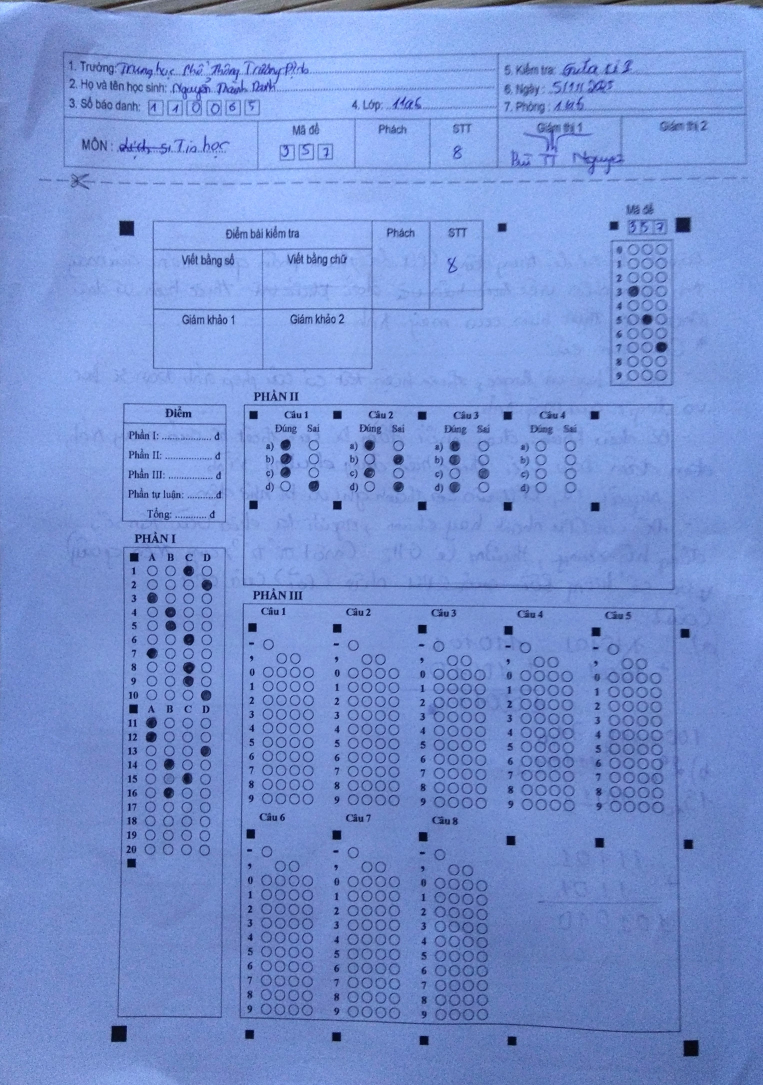
#> input picture test/11/FS_20261113_192041.jpg, 3050 x 4340 px (shown at 1/4 size)
$ python calibrate_layout.py ../../test/11/FS_20261113_192041.jpg
#> lines starting #> are read from the running program, lines starting #| are printed output that depends on the picture; after the words box and inside, x2 and y2 are one past the last pixel; in counts of white or black regions, pixels touching at a corner belong together
#!/usr/bin/env python3
"""
OMR sheet layout calibration tool.
Mirrors the detection pipeline implemented in the Android app (OpenCV):
  1. Find 4 corner fiducial squares (Otsu + contour + solidity/fill/aspect filters)
  2. Warp perspective to the fiducial quad
  3. Detect all printed bubbles (adaptive threshold + circular contour filter)
  4. Cluster bubbles into blocks, estimate rows/cols/origin/pitch per block
  5. (For "tc*" filled sheets) measure fill scores to validate thresholds

Usage:  python3 calibrate_layout.py <image1.png> [image2.png ...]
Output: human-readable block report + normalized coords (JSON) per image.
"""
import cv2
import numpy as np
import json
import math
import sys
import os
from collections import defaultdict


# ---------------------------------------------------------------- fiducials
def remove_long_lines(bin_, W):
    """Detach fiducials that touch the page border / table lines."""
    L = max(60, int(W * 0.06))
    hk = cv2.getStructuringElement(cv2.MORPH_RECT, (L, 1))
    vk = cv2.getStructuringElement(cv2.MORPH_RECT, (1, L))
    hlines = cv2.morphologyEx(bin_, cv2.MORPH_OPEN, hk)
    vlines = cv2.morphologyEx(bin_, cv2.MORPH_OPEN, vk)
    lines = cv2.bitwise_or(hlines, vlines)
    return cv2.bitwise_and(bin_, cv2.bitwise_not(lines))


def find_fiducials(gray):
    blur = cv2.GaussianBlur(gray, (3, 3), 0)
    # Otsu can drift high on gray-background scans -> cap it: fiducials are near-black
    otsu, _ = cv2.threshold(blur, 0, 255, cv2.THRESH_BINARY_INV + cv2.THRESH_OTSU)
    t = min(otsu, 130.0)
    _, bin_ = cv2.threshold(blur, t, 255, cv2.THRESH_BINARY_INV)
    bin_ = cv2.morphologyEx(bin_, cv2.MORPH_OPEN, np.ones((3, 3), np.uint8))
    bin_ = remove_long_lines(bin_, gray.shape[1])
    cnts, _ = cv2.findContours(bin_, cv2.RETR_EXTERNAL, cv2.CHAIN_APPROX_SIMPLE)
    H, W = gray.shape
    min_a, max_a = 0.00008 * W * H, 0.02 * W * H
    out = []
    for c in cnts:
        a = cv2.contourArea(c)
        if a < min_a or a > max_a:
            continue
        x, y, w, h = cv2.boundingRect(c)
        ar = w / max(h, 1)
        if not (0.7 < ar < 1.4):
            continue
        hull = cv2.convexHull(c)
        sol = a / max(cv2.contourArea(hull), 1)
        fill = a / (w * h)
        if sol > 0.95 and fill > 0.8:
            M = cv2.moments(c)
            out.append((M["m10"] / M["m00"], M["m01"] / M["m00"], w, h))
    return out


def assemble_quad(pts):
    """Return [TL, TR, BR, BL] from candidate centers, or None."""
    if len(pts) < 4:
        return None
    tl = min(pts, key=lambda p: p[0] + p[1])
    br = max(pts, key=lambda p: p[0] + p[1])
    tr = max(pts, key=lambda p: p[0] - p[1])
    bl = min(pts, key=lambda p: p[0] - p[1])
    ids = {id(tl), id(tr), id(br), id(bl)}
    if len(ids) < 4:
        return None
    return [tl[:2], tr[:2], br[:2], bl[:2]]


def warp_sheet(gray, quad, out_w=1400):
    tl, tr, br, bl = quad
    d = lambda p, q: math.hypot(p[0] - q[0], p[1] - q[1])
    w_top, w_bot = d(tl, tr), d(bl, br)
    h_l, h_r = d(tl, bl), d(tr, br)
    W = (w_top + w_bot) / 2
    Hh = (h_l + h_r) / 2
    out_h = round(out_w * Hh / W)
    src = np.float32(quad)
    dst = np.float32([[0, 0], [out_w - 1, 0], [out_w - 1, out_h - 1], [0, out_h - 1]])
    M = cv2.getPerspectiveTransform(src, dst)
    warped = cv2.warpPerspective(gray, M, (out_w, out_h), flags=cv2.INTER_CUBIC)
    return warped, out_h / out_w


# ---------------------------------------------------------------- bubbles
def detect_circles(gray):
    H, W = gray.shape
    bin_ = cv2.adaptiveThreshold(
        gray, 255, cv2.ADAPTIVE_THRESH_MEAN_C, cv2.THRESH_BINARY_INV, 31, 7
    )
    cnts, _ = cv2.findContours(bin_, cv2.RETR_LIST, cv2.CHAIN_APPROX_SIMPLE)
    r_min, r_max = W / 140.0, W / 30.0  # g12 P1 bubbles are small (d ~ W/64)
    out = []
    for c in cnts:
        a = cv2.contourArea(c)
        if a < math.pi * r_min * r_min or a > math.pi * r_max * r_max:
            continue
        p = cv2.arcLength(c, True)
        circ = 4 * math.pi * a / max(p * p, 1)
        if circ < 0.72:  # sample-12 bubbles are tall ellipses (circ ~0.79)
            continue
        x, y, w, h = cv2.boundingRect(c)
        if not (0.60 < w / max(h, 1) < 1.45):
            continue
        # solid squares (decorative markers) have fill ~1.0; circles/ellipses ~0.785
        if a / (w * h) > 0.88:
            continue
        M = cv2.moments(c)
        out.append((M["m10"] / M["m00"], M["m01"] / M["m00"], (w + h) / 4))
    return out


def cluster_blocks(circles, eps):
    n = len(circles)
    parent = list(range(n))

    def find(i):
        while parent[i] != i:
            parent[i] = parent[parent[i]]
            i = parent[i]
        return i

    pts = np.array([(c[0], c[1]) for c in circles])
    # grid bucket to keep it fast
    cell = eps
    buckets = defaultdict(list)
    for i, p in enumerate(pts):
        buckets[(int(p[0] // cell), int(p[1] // cell))].append(i)
    for i, p in enumerate(pts):
        bx, by = int(p[0] // cell), int(p[1] // cell)
        for dx in (-1, 0, 1):
            for dy in (-1, 0, 1):
                for j in buckets.get((bx + dx, by + dy), ()):
                    if j <= i:
                        continue
                    q = pts[j]
                    if (p[0] - q[0]) ** 2 + (p[1] - q[1]) ** 2 <= eps * eps:
                        ri, rj = find(i), find(j)
                        if ri != rj:
                            parent[ri] = rj
    groups = defaultdict(list)
    for i in range(n):
        groups[find(i)].append(circles[i])
    return list(groups.values())


def split_1d(vals, gap):
    vals = sorted(vals)
    groups = [[vals[0]]]
    for v in vals[1:]:
        if v - groups[-1][-1] > gap:
            groups.append([v])
        else:
            groups[-1].append(v)
    return [sum(g) / len(g) for g in groups]


def block_info(block):
    rs = [c[2] for c in block]
    med_r = sorted(rs)[len(rs) // 2]
    cols = split_1d([c[0] for c in block], med_r * 1.5)
    rows = split_1d([c[1] for c in block], med_r * 1.5)
    px = np.median(np.diff(cols)) if len(cols) > 1 else 0.0
    py = np.median(np.diff(rows)) if len(rows) > 1 else 0.0
    return {
        "rows": len(rows),
        "cols": len(cols),
        "origin": (cols[0], rows[0]),
        "pitch": (float(px), float(py)),
        "r_med": med_r,
        "bbox": (min(c[0] for c in block), min(c[1] for c in block),
                 max(c[0] for c in block), max(c[1] for c in block)),
    }


# ---------------------------------------------------------------- fill scores
def fill_score(gray, cx, cy, r):
    """(ring - inner) / ring  — darkness of bubble interior vs paper around it."""
    r = max(r, 3.0)
    x0, x1 = int(cx - 2 * r), int(cx + 2 * r)
    y0, y1 = int(cy - 2 * r), int(cy + 2 * r)
    if x0 < 0 or y0 < 0 or x1 >= gray.shape[1] or y1 >= gray.shape[0]:
        return 0.0
    roi = gray[y0:y1, x0:x1].astype(np.float32)
    yy, xx = np.mgrid[y0:y1, x0:x1]
    d = np.hypot(xx - cx, yy - cy)
    inner = roi[d <= r * 0.55]
    ring = roi[(d >= r * 1.15) & (d <= r * 1.45)]
    if inner.size == 0 or ring.size == 0:
        return 0.0
    im, rm = inner.mean(), ring.mean()
    return max(0.0, (rm - im) / max(rm, 1.0))


# ---------------------------------------------------------------- main
def analyze(path):
#> called with path = '../../test/11/FS_20261113_192041.jpg'
    img = cv2.imread(path)
#> img is the input picture: shape (4340, 3050, 3); mean B, G, R 210.9, 146, 119
    if img is None:
        print(f"[!] cannot read {path}")
        return
    gray0 = cv2.cvtColor(img, cv2.COLOR_BGR2GRAY)
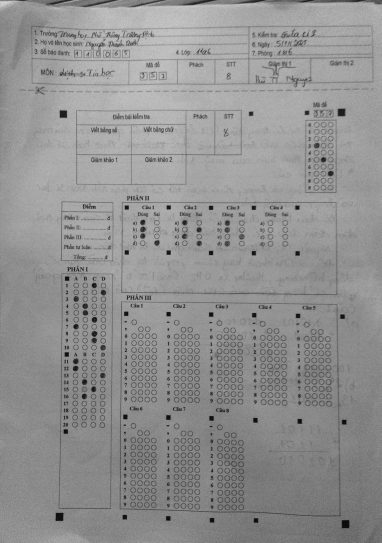
#> gray0: shape (4340, 3050) (shown at 1/8 size); min 3, max 225, mean 145.4
    H0, W0 = gray0.shape
    fids = find_fiducials(gray0)
#> in find_fiducials, `otsu, _ = cv2.threshold(blur, 0, 255, cv2.THRESH_BINARY_INV + cv2.THRE..`: otsu = 142
#> in find_fiducials, `t = min(otsu, 130.0)`: t = 130
#> in remove_long_lines, `return cv2.bitwise_and(bin_, cv2.bitwise_not(lines))`:
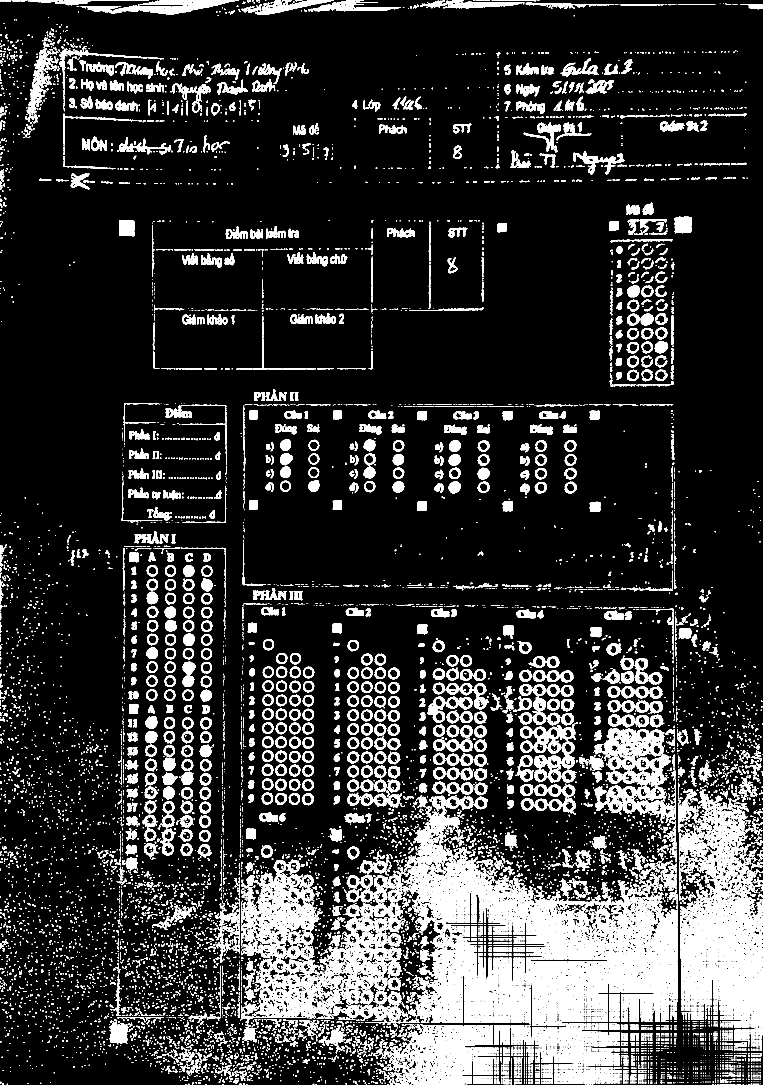
#> returned value: shape (4340, 3050) (shown at 1/4 size); 15.1% white; 16209 white regions (9154 under 20 px)
#> in find_fiducials, `cnts, _ = cv2.findContours(bin_, cv2.RETR_EXTERNAL, cv2.CHAIN_APPROX_S..`: cnts = 16016 contours, 11369 with area under 20; largest, box (x1, y1, x2, y2) and area: (1913, 3470, 2711, 3972) 136871, (964, 3438, 1336, 4076) 113530, (2721, 3159, 3050, 3896) 107782, (1608, 3183, 1912, 3725) 67006, (1289, 3669, 1607, 4033) 58168
#> the loop in find_fiducials, `for c in cnts:` made 16016 passes
#> (c, a) on passes 1 to 3: ([[3041, 4338]], 0), ([[3039, 4338]], 0), ([[3034, 4338], [3034, 4339], [3035, 4339], [3035, 4338]], 1)
#> after the loop in find_fiducials, `for c in cnts:`: out = 15 items, first 6: (3026.8, 3970.2, 45, 42), (2913.3, 3782.3, 47, 56), (2850.6, 3776.5, 36, 44), (1002.6, 3335, 38, 43), (533.7, 2835.2, 37, 40), (1348.4, 2513, 37, 39)
#> fids has the same summary as out in find_fiducials
    print(f"\n================ {os.path.basename(path)}  ({W0}x{H0}) ================")
#| ================ FS_20261113_192041.jpg  (3050x4340) ================
    print(f"fiducial candidates: {len(fids)} -> {[(round(x),round(y)) for x,y,w,h in fids]}")
#> (printed output is left out)
    quad = assemble_quad(fids)
#> in assemble_quad, `tl = min(pts, key=lambda p: p[0] + p[1])`: tl = (506.6, 912.6, 62, 63)
#> in assemble_quad, `br = max(pts, key=lambda p: p[0] + p[1])`: br = (3026.8, 3970.2, 45, 42)
#> in assemble_quad, `tr = max(pts, key=lambda p: p[0] - p[1])`: tr = (2008.4, 909.7, 38, 37)
#> in assemble_quad, `bl = min(pts, key=lambda p: p[0] - p[1])`: bl = (1002.6, 3335, 38, 43)
#> in assemble_quad, `ids = {id(tl), id(tr), id(br), id(bl)}`: ids = 4 items
#> quad = [(506.6, 912.6), (2008.4, 909.7), (3026.8, 3970.2), (1002.6, 3335)]
    if quad is None:
        print("[!] quad not found")
        return
    d = lambda p, q: math.hypot(p[0] - q[0], p[1] - q[1])
    tilt = math.degrees(math.atan2(quad[1][1] - quad[0][1], quad[1][0] - quad[0][0]))
#> tilt = -0.11
    print(f"quad TL{tuple(round(v) for v in quad[0])} TR{tuple(round(v) for v in quad[1])} "
          f"BR{tuple(round(v) for v in quad[2])} BL{tuple(round(v) for v in quad[3])}  tilt={tilt:.2f}deg")
#| quad TL(507, 913) TR(2008, 910) BR(3027, 3970) BL(1003, 3335)  tilt=-0.11deg

    warped, aspect = warp_sheet(gray0, quad)
#> in warp_sheet, `tl, tr, br, bl = quad`: tl = (506.6, 912.6); tr = (2008.4, 909.7); br = (3026.8, 3970.2); bl = (1002.6, 3335)
#> in warp_sheet, `w_top, w_bot = d(tl, tr), d(bl, br)`: w_top = 1501.8; w_bot = 2121.6
#> in warp_sheet, `h_l, h_r = d(tl, bl), d(tr, br)`: h_l = 2472.6; h_r = 3225.5
#> in warp_sheet, `W = (w_top + w_bot) / 2`: W = 1811.7
#> in warp_sheet, `Hh = (h_l + h_r) / 2`: Hh = 2849.1
#> in warp_sheet, `out_h = round(out_w * Hh / W)`: out_h = 2202
#> in warp_sheet, `src = np.float32(quad)`: src = [[506.6, 912.6], [2008.4, 909.7], [3026.8, 3970.2], [1002.6, 3335]]
#> in warp_sheet, `dst = np.float32([[0, 0], [out_w - 1, 0], [out_w - 1, out_h - 1], [0, ..`: dst = [[0, 0], [1399, 0], [1399, 2201], [0, 2201]]
#> in warp_sheet, `M = cv2.getPerspectiveTransform(src, dst)`: M = [[1.28, -0.263, -410.2], [0.0024, 1.25, -1140.4], [0.000159, 6.45e-05, 1]]
#> in warp_sheet, `warped = cv2.warpPerspective(gray, M, (out_w, out_h), flags=cv2.INTER_..`:
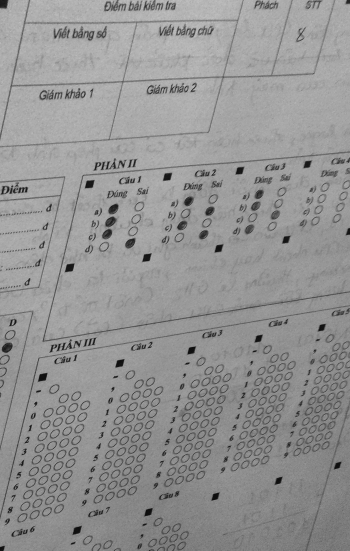
#> warped: shape (2202, 1400) (shown at 1/4 size); min 3, max 201, mean 147.8
#> aspect = 1.57
    WH, WW = warped.shape
    print(f"warped: {WW}x{WH}  aspect(h/w)={aspect:.4f}")
#| warped: 1400x2202  aspect(h/w)=1.5729

    circles = detect_circles(warped)
#> in detect_circles, `bin_ = cv2.adaptiveThreshold( gray, 255, cv2.ADAPTIVE_THRESH_MEAN_C, c..`:
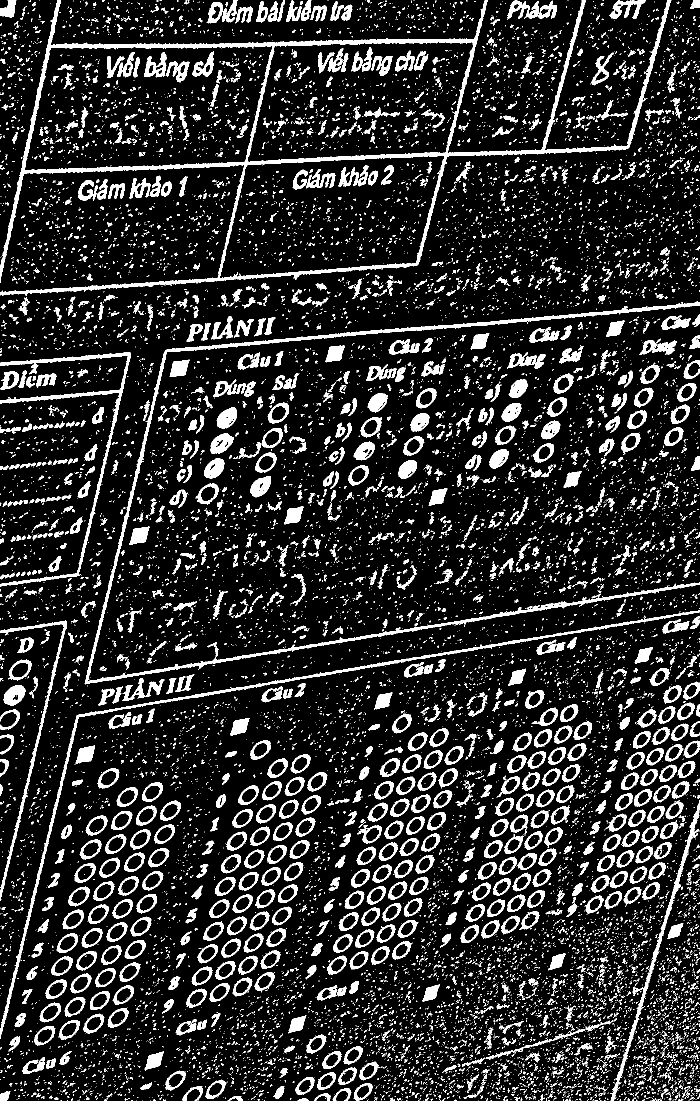
#> bin_: shape (2202, 1400) (shown at 1/2 size); 14.6% white; 16050 white regions (14048 under 20 px)
#> in detect_circles, `cnts, _ = cv2.findContours(bin_, cv2.RETR_LIST, cv2.CHAIN_APPROX_SIMPLE)`: cnts = 17249 contours, 15608 with area under 20; largest, box (x1, y1, x2, y2) and area: (0, 0, 1343, 592) 309347, (48, 90, 546, 342) 104866, (494, 83, 949, 325) 89160, (438, 310, 890, 557) 85856, (169, 602, 1400, 1369) 14524
#> the loop in detect_circles, `for c in cnts:` made 17249 passes
#> (c, a) on passes 1 to 3: ([[1301, 2201], [1302, 2201]], 0), ([[1163, 2201]], 0), ([[1151, 2201]], 0)
#> after the loop in detect_circles, `for c in cnts:`: out = 258 items, first 6: (725.6, 2182.8, 13.75), (430.5, 2178.4, 14.75), (736.4, 2142.3, 13.5), (705.8, 2110.2, 13.5), (632.2, 2087.5, 13.75), (137.9, 2058.7, 16)
#> circles has the same summary as out in detect_circles
    print(f"circles detected: {len(circles)}  (r median={sorted(c[2] for c in circles)[len(circles)//2]:.1f}px)")
#| circles detected: 258  (r median=15.5px)
    r_med = sorted(c[2] for c in circles)[len(circles) // 2]
#> r_med = 15.5
    blocks = cluster_blocks(circles, r_med * 3.2)
#> in cluster_blocks, `n = len(circles)`: n = 258
#> in cluster_blocks, `pts = np.array([(c[0], c[1]) for c in circles])`: pts = 258 pairs, first value 28.47 to 1382.8, second value 377.6 to 2182.8
#> the loop in cluster_blocks, `for i, p in enumerate(pts):` made 258 passes
#> p on passes 1 to 3: [725.6, 2182.8], [430.5, 2178.4], [736.4, 2142.3]
#> the loop in cluster_blocks, `for i, p in enumerate(pts):` made 258 passes
#> (p, bx, by) on passes 1 to 3: ([725.6, 2182.8], 14, 44), ([430.5, 2178.4], 8, 43), ([736.4, 2142.3], 14, 43)
#> after the loop in cluster_blocks, `for i, p in enumerate(pts):`: parent = 258 values, max 257 at index 257, min 1 at index 1, mean 141.4
#> blocks = 42 items
    blocks = [b for b in blocks if len(b) >= 6]
#> blocks = 7 items

    infos = []
    for b in blocks:
        info = block_info(b)
        info["count"] = len(b)
        infos.append(info)
#> this loop made 7 passes
#> (med_r in block_info, cols in block_info, px in block_info, py in block_info) on passes 1, 2, 3, 6: (16.25, [205.5], 0, 46.62), (16, [270.5], 0, 45.7), (16.25, [153.6], 0, 46.65), (13.5, [997.9, 1059.3, 1125.6], 63.83, 42.75)
#> after the loop, infos = 7 items
    # sort top-to-bottom, left-to-right by bbox
    infos.sort(key=lambda i: (round(i["bbox"][1] / (r_med * 4)), i["bbox"][0]))

    report = []
    for i, info in enumerate(infos):
        ox, oy = info["origin"]
        px, py = info["pitch"]
        rep = {
            "idx": i,
            "rows": info["rows"],
            "cols": info["cols"],
            "origin_nx": round(ox / WW, 5),
            "origin_ny": round(oy / WH, 5),
            "pitch_nx": round(px / WW, 5),
            "pitch_ny": round(py / WH, 5),
            "r_n": round(info["r_med"] / WW, 5),
            "count": info["count"],
            "bbox_n": [round(v / WW, 4) if k % 2 == 0 else round(v / WH, 4)
                       for k, v in enumerate(info["bbox"])],
        }
        report.append(rep)
        print(f"  blk{i:02d} rows={info['rows']:2d} cols={info['cols']:2d} "
              f"origin=({ox:6.1f},{oy:6.1f}) pitch=({px:5.1f},{py:5.1f}) r={info['r_med']:4.1f} n={info['count']}")
#> this loop made 7 passes
#> (ox, oy, px, py) on passes 1 to 7: (792.8, 1446.8, 0, 217.7), (997.9, 1398.3, 63.83, 42.75), (523.7, 1531.6, 0, 215.6), (1278.5, 1520.3, 0, 37.49), (205.5, 1593.6, 0, 46.62), (270.5, 1583.9, 0, 45.7), (153.6, 1650.5, 0, 46.65)
#> (printed output is left out)
#> after the loop, report = 7 items

    # fill analysis (interesting for tc* sheets)
    scored = [(c, fill_score(warped, c[0], c[1], c[2])) for c in circles]
#> in fill_score (call 8), `r = max(r, 3.0)`: r = 16.25
#> in fill_score (call 8), `x0, x1 = int(cx - 2 * r), int(cx + 2 * r)`: x0 = 67; x1 = 132
#> in fill_score (call 8), `y0, y1 = int(cy - 2 * r), int(cy + 2 * r)`: y0 = 1992; y1 = 2057
#> in fill_score (call 8), `yy, xx = np.mgrid[y0:y1, x0:x1]`:
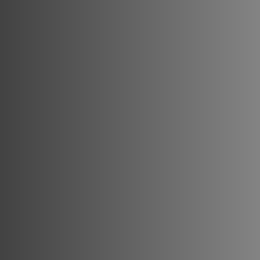
#> xx: shape (65, 65) int64 (shown 4 times larger); min 67, max 131, mean 99
#> in fill_score (call 8), `inner = roi[d <= r * 0.55]`: inner = 251 values, max 154 at index 3, min 132 at index 161, mean 142.7
#> in fill_score (call 8), `ring = roi[(d >= r * 1.15) & (d <= r * 1.45)]`: ring = 649 values, max 160 at index 224, min 47 at index 491, mean 127.6
#> in fill_score (call 8), `im, rm = inner.mean(), ring.mean()`: im = 142.7; rm = 127.6
#> in fill_score (call 11), `r = max(r, 3.0)`: r = 19.5
#> in fill_score (call 11), `x0, x1 = int(cx - 2 * r), int(cx + 2 * r)`: x0 = 160; x1 = 238
#> in fill_score (call 11), `y0, y1 = int(cy - 2 * r), int(cy + 2 * r)`: y0 = 1961; y1 = 2039
#> in fill_score (call 11), `yy, xx = np.mgrid[y0:y1, x0:x1]`:
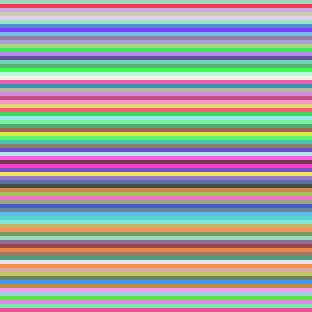
#> yy: shape (78, 78) int64 (shown 4 times larger); 78 distinct labels, from 1961 to 2038; one colour per label, 0 black
#> in fill_score (call 11), `inner = roi[d <= r * 0.55]`: inner = 362 values, max 166 at index 52, min 125 at index 264, mean 142.7
#> in fill_score (call 11), `ring = roi[(d >= r * 1.15) & (d <= r * 1.45)]`: ring = 926 values, max 166 at index 49, min 73 at index 923, mean 140.2
#> in fill_score (call 11), `im, rm = inner.mean(), ring.mean()`: im = 142.7; rm = 140.2
#> in fill_score (call 12), `r = max(r, 3.0)`: r = 15.5
#> in fill_score (call 12), `x0, x1 = int(cx - 2 * r), int(cx + 2 * r)`: x0 = 216; x1 = 278
#> in fill_score (call 12), `y0, y1 = int(cy - 2 * r), int(cy + 2 * r)`: y0 = 1958; y1 = 2020
#> in fill_score (call 12), `roi = gray[y0:y1, x0:x1].astype(np.float32)`:
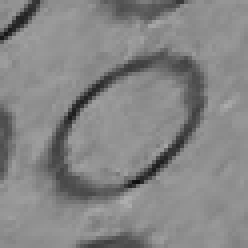
#> roi: shape (62, 62) float32 (shown 4 times larger); min 13, max 173, mean 133
#> in fill_score (call 12), `inner = roi[d <= r * 0.55]`: inner = 229 values, max 155 at index 19, min 132 at index 217, mean 145.6
#> in fill_score (call 12), `ring = roi[(d >= r * 1.15) & (d <= r * 1.45)]`: ring = 591 values, max 173 at index 522, min 66 at index 250, mean 127.6
#> in fill_score (call 12), `im, rm = inner.mean(), ring.mean()`: im = 145.6; rm = 127.6
    vals = [s for _, s in scored]
    hist = [0] * 10
    for v in vals:
        hist[min(9, int(v * 10))] += 1
    print(f"fill-score histogram (x0.1 bins): {hist}")
#| fill-score histogram (x0.1 bins): [248, 1, 0, 0, 0, 2, 5, 2, 0, 0]
    filled = [(c, s) for c, s in scored if s > 0.30]
    print(f"filled (>0.30): {len(filled)}")
#| filled (>0.30): 9
    # group filled by block
    for i, info in enumerate(infos):
        bx0, by0, bx1, by1 = info["bbox"]
        m = r_med * 1.2
        sel = [c for c, s in filled if bx0 - m <= c[0] <= bx1 + m and by0 - m <= c[1] <= by1 + m]
        if sel:
            print(f"    blk{i:02d}: {len(sel)} filled")
#> this loop made 7 passes
#|     blk02: 1 filled

    json.dump(report, open(path + ".blocks.json", "w"), indent=1)
    print(f"  -> wrote {path}.blocks.json")

    # debug visualization
    vis = cv2.cvtColor(warped, cv2.COLOR_GRAY2BGR)
    for c in circles:
        cv2.circle(vis, (int(c[0]), int(c[1])), int(c[2]), (0, 200, 0), 1)
#> this loop made 258 passes
    for info in infos:
        x0, y0, x1, y1 = info["bbox"]
        cv2.rectangle(vis, (int(x0), int(y0)), (int(x1), int(y1)), (255, 0, 0), 2)
    for c, s in filled:
        cv2.circle(vis, (int(c[0]), int(c[1])), int(c[2]) + 3, (0, 0, 255), 2)
#> this loop made 9 passes
#> (c, s) on passes 1 to 8: ((441.5, 1601.8, 11.75), 0.506), ((520.8, 972.8, 21.25), 0.66), ((814.5, 938.3, 18.75), 0.64), ((428.4, 936.6, 20.5), 0.683), ((728.9, 902, 20.25), 0.563), ((839.3, 844.1, 19), 0.689), ((453.7, 836.1, 21), 0.743), ((755.2, 804.4, 19.25), 0.744)
    dbg = os.path.basename(path) + ".debug.png"
    cv2.imwrite("/tmp/" + dbg, vis)
    print(f"  -> wrote /tmp/{dbg}")


for p in sys.argv[1:]:
    analyze(p)
